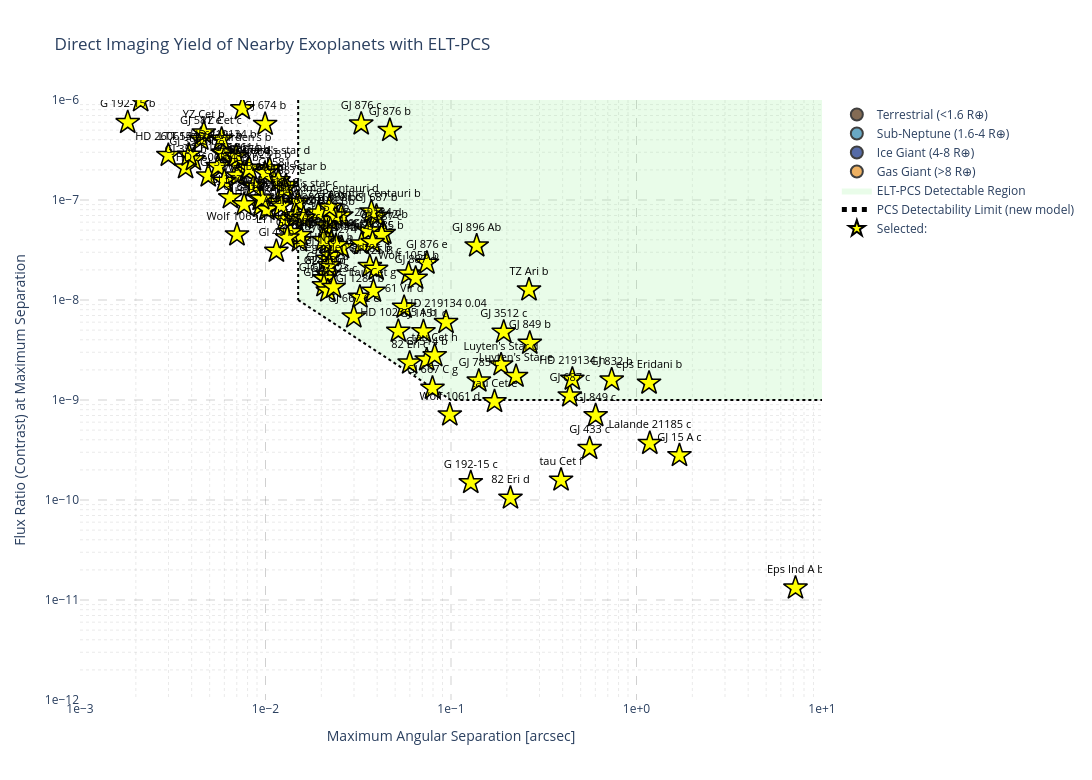

The notebook cell saved with this chart:
### Markdown cell above
## Highlight a Target Planet

Use this optional block to spotlight one system (or a name fragment) directly on top of the global detectability diagram.

### Code cell
import plotly.graph_objects as go

# Write here the planet name (or part of it) to highlight
TARGET_PLANET_NAME = ""

mask = plot_df['planet_label'].str.contains(TARGET_PLANET_NAME, case=False, na=False)
selected = plot_df.loc[mask].copy().reset_index(drop=True)

if selected.empty:
    print(f"No matches found for: {TARGET_PLANET_NAME}")
else:
    fig_selected = go.Figure(fig)

    # Use aligned numpy arrays to avoid any index-based mismatch in labels.
    x_sel = selected['max_sep_arcsec'].to_numpy()
    y_sel = selected['contrast_at_max_sep'].to_numpy()
    labels_sel = selected['planet_label'].astype(str).to_numpy()

    fig_selected.add_scatter(
        x=x_sel,
        y=y_sel,
        mode='markers+text',
        marker=dict(symbol='star', size=18, color='yellow', line=dict(color='black', width=1.5)),
        text=labels_sel,
        textposition='top center',
        textfont=dict(color='black', size=11),
        name=f"Selected: {TARGET_PLANET_NAME}",
        hovertemplate=(
            "<b>%{text}</b><br>"
            "x: %{x:.3e} arcsec<br>"
            "y: %{y:.3e}<extra></extra>"
        )
    )

    fig_selected.show()

    print(f"Highlighted {len(selected)} planet(s):")
    display(selected[['planet_label', 'max_sep_arcsec', 'contrast_at_max_sep', 'mass_earth_used', 'radius_earth_used', DISTANCE_COLUMN]])

### Figure 1 — Plotly figure (JSON) as saved in the notebook; plotly's stock layout.template omitted (floating-point values rounded to 4 significant figures; data arrays with more than 128 entries replaced by an {"elided": "..."} marker saying what was removed)
{"data": [{"customdata": {"elided": "59x6 mixed values"}, "hovertemplate": "<b>%{hovertext}</b><br>Status: %{customdata[0]}<br>Planet type: %{customdata[1]}<br>HZ zone: %{customdata[2]}<br>Mass [M⊕]: %{customdata[3]:.3f}<br>Radius [R⊕]: %{customdata[4]:.3f}<br>Distance [pc]: %{customdata[5]:.3f}<extra></extra>", "hovertext": ["82 Eri b", "82 Eri c", "Barnard's star b", "Barnard's star c", "Barnard's star d", "Barnard's star e", "CD Cet b", "G 192-15 b", "G 268-110 b", "GJ 1002 b", "GJ 1002 c", "GJ 1061 b", "GJ 1061 c", "GJ 1061 d", "GJ 15 A b", "GJ 251 b", "GJ 357 b", "GJ 357 c", "GJ 367 b", "GJ 393 b", "GJ 3988 b", "GJ 4274 b", "GJ 486 b", "GJ 581 e", "GJ 625 b", "GJ 667 C e", "GJ 667 C f", "GJ 887 b", "Gl 725 A b", "Gl 725 B c", "HD 219134 c", "HD 260655 b", "HD 260655 c", "Lalande 21185 b", "LTT 1445 Ab", "LTT 1445 Ac", "LTT 1445 Ad", "Luyten's Star b", "Luyten's Star c", "Proxima Centauri b", "Proxima Centauri d", "Ross 128 b", "tau Cet e", "tau Cet f", "tau Cet g", "tau Cet h", "Teegarden's b", "Teegarden's c", "Teegarden's d", "Wolf 1061 b", "Wolf 1061 c", "Wolf 1069 b", "YZ Cet b", "YZ Cet c", "YZ Cet d", "GJ 3323 b", "GJ 3323 c", "Gl 725 B b", "GJ 887 e"], "legendgroup": "Terrestrial (<1.6 R⊕)", "marker": {"color": "#5a3a1b", "line": {"color": "black", "width": 1}, "opacity": 0.75, "size": [2, 2, 2, 2, 2, 2, 2, 2, 2, 2, 2, 2, 2, 2, 2, 2, 2, 2, 2, 2, 2, 2, 2, 2, 2, 2, 2, 2, 2, 2, 2, 2, 2, 2, 2, 2, 2, 2, 2, 2, 2, 2, 2, 2, 2, 2, 2, 2, 2, 2, 2, 2, 2, 2, 2, 2, 2, 2, 2], "sizemode": "area", "sizeref": 0.125, "symbol": "circle"}, "mode": "markers", "name": "Terrestrial (<1.6 R⊕)", "orientation": "v", "showlegend": true, "type": "scatter", "x": [0.02078, 0.05988, 0.0129, 0.01497, 0.01053, 0.02158, 0.002151, 0.001808, 0.001312, 0.00943, 0.01523, 0.007111, 0.009357, 0.02169, 0.02126, 0.01447, 0.003709, 0.006465, 0.00077, 0.007676, 0.004088, 0.002115, 0.002123, 0.00448, 0.01359, 0.02992, 0.02168, 0.02368, 0.0193, 0.03945, 0.01018, 0.002994, 0.004913, 0.03294, 0.005551, 0.003874, 0.01311, 0.02398, 0.009539, 0.03724, 0.02213, 0.01463, 0.1716, 0.392, 0.03818, 0.08169, 0.006947, 0.01214, 0.02204, 0.00864, 0.02058, 0.007018, 0.004648, 0.005801, 0.008174, 0.005998, 0.02329, 0.009934, 0.01268], "xaxis": "x", "y": [1.632e-08, 2.346e-09, 1.397e-07, 9.495e-08, 2.041e-07, 3.853e-08, 1.265e-06, 5.963e-07, 1.394e-06, 8.715e-08, 3.896e-08, 2.189e-07, 1.012e-07, 2.558e-08, 5.494e-08, 6.526e-08, 2.1e-07, 1.055e-07, 1.478e-06, 8.974e-08, 2.526e-07, 1.532e-06, 9.817e-07, 4.046e-07, 4.741e-08, 6.778e-09, 1.235e-08, 6.938e-08, 7.424e-08, 2.031e-08, 8.027e-08, 2.794e-07, 1.738e-07, 3.649e-08, 2.163e-07, 2.813e-07, 4.176e-08, 3.51e-08, 1.026e-07, 7.621e-08, 8.483e-08, 6.964e-08, 9.652e-10, 1.584e-10, 1.226e-08, 2.777e-09, 2.745e-07, 8.804e-08, 2.205e-08, 1.385e-07, 3.949e-08, 4.481e-08, 4.692e-07, 4.06e-07, 2.062e-07, 1.547e-07, 1.337e-08, 1.857e-07, 1.284e-07], "yaxis": "y"}, {"customdata": {"elided": "41x6 mixed values"}, "hovertemplate": "<b>%{hovertext}</b><br>Status: %{customdata[0]}<br>Planet type: %{customdata[1]}<br>HZ zone: %{customdata[2]}<br>Mass [M⊕]: %{customdata[3]:.3f}<br>Radius [R⊕]: %{customdata[4]:.3f}<br>Distance [pc]: %{customdata[5]:.3f}<extra></extra>", "hovertext": ["61 Vir b", "61 Vir d", "82 Eri d", "AU Mic c", "G 192-15 c", "GJ 1151 c", "GJ 1289 b", "GJ 176 b", "GJ 176 c", "GJ 338 Bb", "GJ 357 d", "GJ 4274 c", "GJ 433 b", "GJ 433 d", "GJ 581 c", "GJ 667 C b", "GJ 667 C c", "GJ 667 C g", "GJ 674 b", "Wolf 1055 b", "GJ 785 b", "GJ 785 c", "GJ 876 d", "GJ 876 e", "GJ 887 c", "Gl 514 b", "Gl 686 b", "Gl 49 b", "HD 102365 A b", "HD 219134 b", "HD 219134 d", "HD 219134 f", "HN Lib b", "Luyten's Star d", "Luyten's Star e", "Wolf 1061 d", "GJ 682 b", "GJ 682 c", "GJ 436 b", "GJ 887 d", "HD 219134 0.04"], "legendgroup": "Sub-Neptune (1.6-4 R⊕)", "marker": {"color": "#378cb1", "line": {"color": "black", "width": 1}, "opacity": 0.75, "size": [4, 4, 4, 4, 4, 4, 4, 4, 4, 4, 4, 4, 4, 4, 4, 4, 4, 4, 4, 4, 4, 4, 4, 4, 4, 4, 4, 4, 4, 4, 4, 4, 4, 4, 4, 4, 4, 4, 4, 4, 4], "sizemode": "area", "sizeref": 0.125, "symbol": "circle"}, "mode": "markers", "name": "Sub-Neptune (1.6-4 R⊕)", "orientation": "v", "showlegend": true, "type": "scatter", "x": [0.00591, 0.05588, 0.2092, 0.01272, 0.1278, 0.07105, 0.03229, 0.008125, 0.01539, 0.02233, 0.02162, 0.02571, 0.007075, 0.02089, 0.01175, 0.007982, 0.02067, 0.07947, 0.009954, 0.05908, 0.03654, 0.1413, 0.004503, 0.07413, 0.0423, 0.074, 0.01168, 0.01144, 0.05199, 0.005925, 0.03585, 0.02259, 0.02261, 0.1862, 0.2242, 0.09852, 0.01603, 0.03779, 0.003393, 0.06448, 0.09403], "xaxis": "x", "y": [2.893e-07, 8.468e-09, 1.046e-10, 6.395e-08, 1.495e-10, 4.825e-09, 1.069e-08, 2.081e-07, 4.435e-08, 6.26e-08, 1.784e-08, 3.335e-08, 1.743e-07, 1.627e-08, 1.559e-07, 1.949e-07, 1.388e-08, 1.313e-09, 5.715e-07, 1.829e-08, 2.163e-08, 1.549e-09, 2.298e-06, 2.34e-08, 4.465e-08, 2.521e-09, 9.448e-08, 3.074e-08, 4.871e-09, 2.964e-07, 4.901e-08, 3.722e-08, 2.767e-08, 2.25e-09, 1.726e-09, 7.101e-10, 6.583e-08, 3.765e-08, 2.775e-06, 1.652e-08, 5.968e-09], "yaxis": "y"}, {"customdata": [["<span style='color:#2ca02c'><b>Confirmed</b></span>", "<span style='color:#1e3a8a'><b>Ice Giant (4-8 R⊕)</b></span>", "<span style='color:#991b1b'><b>Too hot</b></span>", 17.84, 4.355, 8.534], ["<span style='color:#2ca02c'><b>Confirmed</b></span>", "<span style='color:#1e3a8a'><b>Ice Giant (4-8 R⊕)</b></span>", "<span style='color:#991b1b'><b>Too hot</b></span>", 8.991, 4.786, 9.714], ["<span style='color:#2ca02c'><b>Confirmed</b></span>", "<span style='color:#1e3a8a'><b>Ice Giant (4-8 R⊕)</b></span>", "<span style='color:#1e3a8a'><b>Too cold</b></span>", 34.96, 6.651, 3.562], ["<span style='color:#2ca02c'><b>Confirmed</b></span>", "<span style='color:#1e3a8a'><b>Ice Giant (4-8 R⊕)</b></span>", "<span style='color:#1e3a8a'><b>Too cold</b></span>", 32.42, 6.402, 9.077], ["<span style='color:#2ca02c'><b>Confirmed</b></span>", "<span style='color:#1e3a8a'><b>Ice Giant (4-8 R⊕)</b></span>", "<span style='color:#991b1b'><b>Too hot</b></span>", 20.5, 4.834, 6.3], ["<span style='color:#2ca02c'><b>Confirmed</b></span>", "<span style='color:#1e3a8a'><b>Ice Giant (4-8 R⊕)</b></span>", "<span style='color:#90ee90'><b>Conservative HZ</b></span>", 17.2, 4.23, 4.55], ["<span style='color:#ff8c00'><b>Candidate</b></span>", "<span style='color:#1e3a8a'><b>Ice Giant (4-8 R⊕)</b></span>", "<span style='color:#1e3a8a'><b>Too cold</b></span>", 19.4, 4.643, 4.55], ["<span style='color:#ff8c00'><b>Candidate</b></span>", "<span style='color:#1e3a8a'><b>Ice Giant (4-8 R⊕)</b></span>", "<span style='color:#1e3a8a'><b>Too cold</b></span>", 18.69, 4.514, 2.546]], "hovertemplate": "<b>%{hovertext}</b><br>Status: %{customdata[0]}<br>Planet type: %{customdata[1]}<br>HZ zone: %{customdata[2]}<br>Mass [M⊕]: %{customdata[3]:.3f}<br>Radius [R⊕]: %{customdata[4]:.3f}<br>Distance [pc]: %{customdata[5]:.3f}<extra></extra>", "hovertext": ["61 Vir c", "AU Mic b", "GJ 15 A c", "GJ 433 c", "GJ 581 b", "GJ 687 b", "GJ 687 c", "Lalande 21185 c"], "legendgroup": "Ice Giant (4-8 R⊕)", "marker": {"color": "#1e3a8a", "line": {"color": "black", "width": 1}, "opacity": 0.75, "size": [6, 6, 6, 6, 6, 6, 6, 6], "sizemode": "area", "sizeref": 0.125, "symbol": "circle"}, "mode": "markers", "name": "Ice Giant (4-8 R⊕)", "orientation": "v", "showlegend": true, "type": "scatter", "x": [0.02561, 0.007505, 1.705, 0.5589, 0.00646, 0.03966, 0.4369, 1.18], "xaxis": "x", "y": [6.947e-08, 8.18e-07, 2.785e-10, 3.275e-10, 2.288e-06, 6.903e-08, 1.099e-09, 3.686e-10], "yaxis": "y"}, {"customdata": [["<span style='color:#2ca02c'><b>Confirmed</b></span>", "<span style='color:#e9982e'><b>Gas Giant (>8 R⊕)</b></span>", "<span style='color:#1e3a8a'><b>Too cold</b></span>", 209.8, 10.78, 3.22], ["<span style='color:#2ca02c'><b>Confirmed</b></span>", "<span style='color:#e9982e'><b>Gas Giant (>8 R⊕)</b></span>", "<span style='color:#1e3a8a'><b>Too cold</b></span>", 2005.0, 11.94, 3.638], ["<span style='color:#2ca02c'><b>Confirmed</b></span>", "<span style='color:#e9982e'><b>Gas Giant (>8 R⊕)</b></span>", "<span style='color:#1e3a8a'><b>Too cold</b></span>", 146.5, 10.25, 9.497], ["<span style='color:#2ca02c'><b>Confirmed</b></span>", "<span style='color:#e9982e'><b>Gas Giant (>8 R⊕)</b></span>", "<span style='color:#1e3a8a'><b>Too cold</b></span>", 144.0, 10.22, 9.497], ["<span style='color:#2ca02c'><b>Confirmed</b></span>", "<span style='color:#e9982e'><b>Gas Giant (>8 R⊕)</b></span>", "<span style='color:#1e3a8a'><b>Too cold</b></span>", 330.2, 11.29, 4.967], ["<span style='color:#2ca02c'><b>Confirmed</b></span>", "<span style='color:#e9982e'><b>Gas Giant (>8 R⊕)</b></span>", "<span style='color:#1e3a8a'><b>Too cold</b></span>", 283.8, 11.14, 8.815], ["<span style='color:#2ca02c'><b>Confirmed</b></span>", "<span style='color:#e9982e'><b>Gas Giant (>8 R⊕)</b></span>", "<span style='color:#1e3a8a'><b>Too cold</b></span>", 314.7, 11.24, 8.815], ["<span style='color:#2ca02c'><b>Confirmed</b></span>", "<span style='color:#e9982e'><b>Gas Giant (>8 R⊕)</b></span>", "<span style='color:#228b22'><b>Optimistic HZ (outer)</b></span>", 760.9, 11.83, 4.672], ["<span style='color:#2ca02c'><b>Confirmed</b></span>", "<span style='color:#e9982e'><b>Gas Giant (>8 R⊕)</b></span>", "<span style='color:#90ee90'><b>Conservative HZ</b></span>", 241.5, 10.96, 4.672], ["<span style='color:#2ca02c'><b>Confirmed</b></span>", "<span style='color:#e9982e'><b>Gas Giant (>8 R⊕)</b></span>", "<span style='color:#1e3a8a'><b>Too cold</b></span>", 718.3, 11.81, 6.263], ["<span style='color:#2ca02c'><b>Confirmed</b></span>", "<span style='color:#e9982e'><b>Gas Giant (>8 R⊕)</b></span>", "<span style='color:#1e3a8a'><b>Too cold</b></span>", 66.74, 8.568, 4.47], ["<span style='color:#2ca02c'><b>Confirmed</b></span>", "<span style='color:#e9982e'><b>Gas Giant (>8 R⊕)</b></span>", "<span style='color:#1e3a8a'><b>Too cold</b></span>", 88.04, 9.245, 6.542]], "hovertemplate": "<b>%{hovertext}</b><br>Status: %{customdata[0]}<br>Planet type: %{customdata[1]}<br>HZ zone: %{customdata[2]}<br>Mass [M⊕]: %{customdata[3]:.3f}<br>Radius [R⊕]: %{customdata[4]:.3f}<br>Distance [pc]: %{customdata[5]:.3f}<extra></extra>", "hovertext": ["eps Eridani b", "Eps Ind A b", "GJ 3512 b", "GJ 3512 c", "GJ 832 b", "GJ 849 b", "GJ 849 c", "GJ 876 b", "GJ 876 c", "GJ 896 Ab", "TZ Ari b", "HD 219134 h"], "legendgroup": "Gas Giant (>8 R⊕)", "marker": {"color": "#e9982e", "line": {"color": "black", "width": 1}, "opacity": 0.75, "size": [8, 8, 8, 8, 8, 8, 8, 8, 8, 8, 8, 8], "sizemode": "area", "sizeref": 0.125, "symbol": "circle"}, "mode": "markers", "name": "Gas Giant (>8 R⊕)", "orientation": "v", "showlegend": true, "type": "scatter", "x": [1.169, 7.195, 0.04339, 0.1924, 0.735, 0.2659, 0.6022, 0.04681, 0.0328, 0.1375, 0.2633, 0.4509], "xaxis": "x", "y": [1.476e-09, 1.318e-11, 4.636e-08, 4.771e-09, 1.587e-09, 3.699e-09, 6.984e-10, 4.963e-07, 5.756e-07, 3.478e-08, 1.264e-08, 1.617e-09], "yaxis": "y"}, {"fill": "toself", "fillcolor": "rgba(144, 238, 144, 0.20)", "hoverinfo": "skip", "line": {"width": 0}, "mode": "lines", "name": "ELT-PCS Detectable Region", "type": "scatter", "x": {"elided": "321 float values"}, "y": {"elided": "321 float values"}}, {"hoverinfo": "skip", "line": {"color": "black", "dash": "dot", "width": 2}, "mode": "lines", "showlegend": false, "type": "scatter", "x": [0.015, 0.015], "y": [1e-06, 1e-08]}, {"line": {"color": "black", "dash": "dot", "width": 2}, "mode": "lines", "name": "PCS Detectability Limit (new model)", "type": "scatter", "x": {"elided": "319 float values"}, "y": {"elided": "319 float values"}}, {"hovertemplate": "<b>%{text}</b><br>x: %{x:.3e} arcsec<br>y: %{y:.3e}<extra></extra>", "marker": {"color": "yellow", "line": {"color": "black", "width": 1.5}, "size": 18, "symbol": "star"}, "mode": "markers+text", "name": "Selected: ", "text": ["61 Vir b", "61 Vir c", "61 Vir d", "82 Eri b", "82 Eri c", "82 Eri d", "AU Mic b", "AU Mic c", "Barnard's star b", "Barnard's star c", "Barnard's star d", "Barnard's star e", "CD Cet b", "eps Eridani b", "Eps Ind A b", "G 192-15 b", "G 192-15 c", "G 268-110 b", "GJ 1002 b", "GJ 1002 c", "GJ 1061 b", "GJ 1061 c", "GJ 1061 d", "GJ 1151 c", "GJ 1289 b", "GJ 15 A b", "GJ 15 A c", "GJ 176 b", "GJ 176 c", "GJ 251 b", "GJ 338 Bb", "GJ 3512 b", "GJ 3512 c", "GJ 357 b", "GJ 357 c", "GJ 357 d", "GJ 367 b", "GJ 393 b", "GJ 3988 b", "GJ 4274 b", "GJ 4274 c", "GJ 433 b", "GJ 433 c", "GJ 433 d", "GJ 486 b", "GJ 581 b", "GJ 581 c", "GJ 581 e", "GJ 625 b", "GJ 667 C b", "GJ 667 C c", "GJ 667 C e", "GJ 667 C f", "GJ 667 C g", "GJ 674 b", "GJ 687 b", "GJ 687 c", "Wolf 1055 b", "GJ 785 b", "GJ 785 c", "GJ 832 b", "GJ 849 b", "GJ 849 c", "GJ 876 b", "GJ 876 c", "GJ 876 d", "GJ 876 e", "GJ 887 b", "GJ 887 c", "GJ 896 Ab", "TZ Ari b", "Gl 514 b", "Gl 686 b", "Gl 725 A b", "Gl 725 B c", "Gl 49 b", "HD 102365 A b", "HD 219134 b", "HD 219134 c", "HD 219134 d", "HD 219134 f", "HD 219134 h", "HD 260655 b", "HD 260655 c", "HN Lib b", "Lalande 21185 b", "Lalande 21185 c", "LTT 1445 Ab", "LTT 1445 Ac", "LTT 1445 Ad", "Luyten's Star b", "Luyten's Star c", "Luyten's Star d", "Luyten's Star e", "Proxima Centauri b", "Proxima Centauri d", "Ross 128 b", "tau Cet e", "tau Cet f", "tau Cet g", "tau Cet h", "Teegarden's b", "Teegarden's c", "Teegarden's d", "Wolf 1061 b", "Wolf 1061 c", "Wolf 1061 d", "Wolf 1069 b", "YZ Cet b", "YZ Cet c", "YZ Cet d", "GJ 682 b", "GJ 682 c", "GJ 3323 b", "GJ 3323 c", "GJ 436 b", "Gl 725 B b", "GJ 887 d", "GJ 887 e", "HD 219134 0.04"], "textfont": {"color": "black", "size": 11}, "textposition": "top center", "type": "scatter", "x": [0.00591, 0.02561, 0.05588, 0.02078, 0.05988, 0.2092, 0.007505, 0.01272, 0.0129, 0.01497, 0.01053, 0.02158, 0.002151, 1.169, 7.195, 0.001808, 0.1278, 0.001312, 0.00943, 0.01523, 0.007111, 0.009357, 0.02169, 0.07105, 0.03229, 0.02126, 1.705, 0.008125, 0.01539, 0.01447, 0.02233, 0.04339, 0.1924, 0.003709, 0.006465, 0.02162, 0.00077, 0.007676, 0.004088, 0.002115, 0.02571, 0.007075, 0.5589, 0.02089, 0.002123, 0.00646, 0.01175, 0.00448, 0.01359, 0.007982, 0.02067, 0.02992, 0.02168, 0.07947, 0.009954, 0.03966, 0.4369, 0.05908, 0.03654, 0.1413, 0.735, 0.2659, 0.6022, 0.04681, 0.0328, 0.004503, 0.07413, 0.02368, 0.0423, 0.1375, 0.2633, 0.074, 0.01168, 0.0193, 0.03945, 0.01144, 0.05199, 0.005925, 0.01018, 0.03585, 0.02259, 0.4509, 0.002994, 0.004913, 0.02261, 0.03294, 1.18, 0.005551, 0.003874, 0.01311, 0.02398, 0.009539, 0.1862, 0.2242, 0.03724, 0.02213, 0.01463, 0.1716, 0.392, 0.03818, 0.08169, 0.006947, 0.01214, 0.02204, 0.00864, 0.02058, 0.09852, 0.007018, 0.004648, 0.005801, 0.008174, 0.01603, 0.03779, 0.005998, 0.02329, 0.003393, 0.009934, 0.06448, 0.01268, 0.09403], "y": [2.893e-07, 6.947e-08, 8.468e-09, 1.632e-08, 2.346e-09, 1.046e-10, 8.18e-07, 6.395e-08, 1.397e-07, 9.495e-08, 2.041e-07, 3.853e-08, 1.265e-06, 1.476e-09, 1.318e-11, 5.963e-07, 1.495e-10, 1.394e-06, 8.715e-08, 3.896e-08, 2.189e-07, 1.012e-07, 2.558e-08, 4.825e-09, 1.069e-08, 5.494e-08, 2.785e-10, 2.081e-07, 4.435e-08, 6.526e-08, 6.26e-08, 4.636e-08, 4.771e-09, 2.1e-07, 1.055e-07, 1.784e-08, 1.478e-06, 8.974e-08, 2.526e-07, 1.532e-06, 3.335e-08, 1.743e-07, 3.275e-10, 1.627e-08, 9.817e-07, 2.288e-06, 1.559e-07, 4.046e-07, 4.741e-08, 1.949e-07, 1.388e-08, 6.778e-09, 1.235e-08, 1.313e-09, 5.715e-07, 6.903e-08, 1.099e-09, 1.829e-08, 2.163e-08, 1.549e-09, 1.587e-09, 3.699e-09, 6.984e-10, 4.963e-07, 5.756e-07, 2.298e-06, 2.34e-08, 6.938e-08, 4.465e-08, 3.478e-08, 1.264e-08, 2.521e-09, 9.448e-08, 7.424e-08, 2.031e-08, 3.074e-08, 4.871e-09, 2.964e-07, 8.027e-08, 4.901e-08, 3.722e-08, 1.617e-09, 2.794e-07, 1.738e-07, 2.767e-08, 3.649e-08, 3.686e-10, 2.163e-07, 2.813e-07, 4.176e-08, 3.51e-08, 1.026e-07, 2.25e-09, 1.726e-09, 7.621e-08, 8.483e-08, 6.964e-08, 9.652e-10, 1.584e-10, 1.226e-08, 2.777e-09, 2.745e-07, 8.804e-08, 2.205e-08, 1.385e-07, 3.949e-08, 7.101e-10, 4.481e-08, 4.692e-07, 4.06e-07, 2.062e-07, 6.583e-08, 3.765e-08, 1.547e-07, 1.337e-08, 2.775e-06, 1.857e-07, 1.652e-08, 1.284e-07, 5.968e-09]}], "layout": {"height": 780, "hoverlabel": {"bgcolor": "black", "bordercolor": "black", "font": {"color": "white"}}, "legend": {"itemsizing": "constant", "title": {"text": ""}, "tracegroupgap": 0}, "plot_bgcolor": "white", "title": {"text": "Direct Imaging Yield of Nearby Exoplanets with ELT-PCS"}, "width": 1100, "xaxis": {"anchor": "y", "autorange": false, "domain": [0, 1], "dtick": 1, "gridcolor": "rgba(120, 120, 120, 0.35)", "griddash": "dash", "minor": {"dtick": "D1", "gridcolor": "rgba(160, 160, 160, 0.22)", "griddash": "dot", "showgrid": true}, "range": [-3, 1], "showgrid": true, "tickformat": ".0e", "title": {"text": "Maximum Angular Separation [arcsec]"}, "type": "log"}, "yaxis": {"anchor": "x", "autorange": false, "domain": [0, 1], "dtick": 1, "gridcolor": "rgba(120, 120, 120, 0.35)", "griddash": "dash", "minor": {"dtick": "D1", "gridcolor": "rgba(160, 160, 160, 0.22)", "griddash": "dot", "showgrid": true}, "range": [-12, -6], "showgrid": true, "tickformat": ".0e", "title": {"text": "Flux Ratio (Contrast) at Maximum Separation"}, "type": "log"}}}
